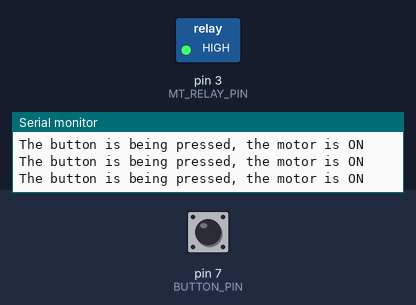
Simulated run of this sketch. Board: Arduino Uno, built with avr-gcc and run on an emulated ATmega328P. Shown: switched loads named in the sketch (green lamp = pin HIGH), the last lines printed to the serial monitor. The inputs (shaded band) are chosen by the test bench; at power-on: pin 7 (BUTTON_PIN) HIGH.

Above: at 1.2 s.
1.3 s: pin 7 (BUTTON_PIN) pulled LOW for 0.25 s
At 1.5 s:
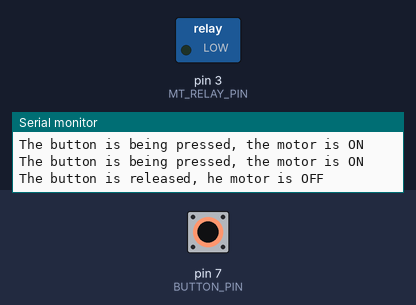
3.1 s: pin 7 (BUTTON_PIN) pulled LOW for 3.2 s
At 7.7 s:
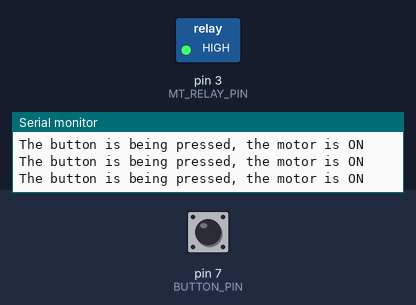
Timing chart, 0 to 9.2 s (numbered marks = the images above; inputs shaded):
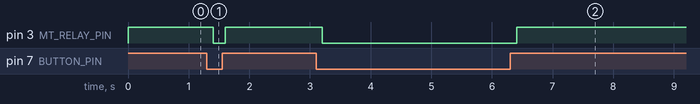

Measured:
- after the input at 1.3 s, pin 3 (MT_RELAY_PIN): HIGH → LOW after 0.10 s, → HIGH 0.20 s later
- after the input at 3.1 s, pin 3 (MT_RELAY_PIN): HIGH → LOW after 0.11 s, → HIGH 3.2 s later

The sketch:

motor.ino
```cpp
#define BUTTON_PIN 7 // Arduino pin connected to button's pin
#define MT_RELAY_PIN 3 // Arduino pin connected to relay's pin
void setup() {
Serial.begin(9600);
// initialize serial
pinMode(BUTTON_PIN, INPUT_PULLUP); // set Arduino pin to input pull-up mode
pinMode(MT_RELAY_PIN, OUTPUT);// set Arduino pin to output mode
}
void loop()
{
int buttonState = digitalRead(BUTTON_PIN); // read new state
if (buttonState == HIGH)
{
Serial.println("The button is being pressed, the motor is ON");
digitalWrite(MT_RELAY_PIN, HIGH); // turn on
}
else
if (buttonState == LOW )
{
Serial.println("The button is released, he motor is OFF");
digitalWrite(MT_RELAY_PIN, LOW);
}
delay(200);
}
```
